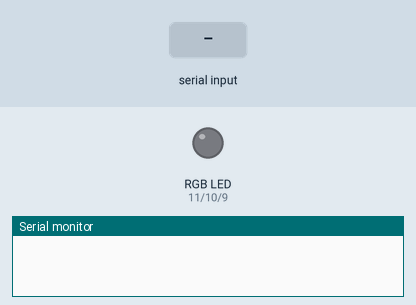
The sketch below on a simulated Arduino Uno, built with avr-gcc and run on an emulated ATmega328P. Shown: an RGB LED mixed from three pins (HIGH = lit), the last lines printed to the serial monitor. The inputs (shaded band) are chosen by the test bench. Dim RGB values are drawn brighter than linear.

Above: at 1.2 s.
1.3 s: "90;45;200\n" received over Serial
At 2.5 s:
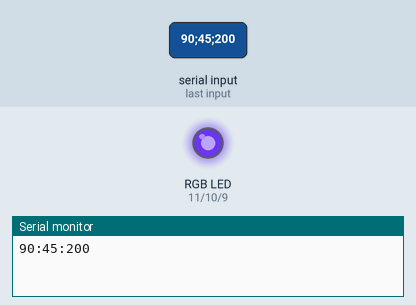
2.8 s: "30;150;10\n" received over Serial
At 3.8 s:
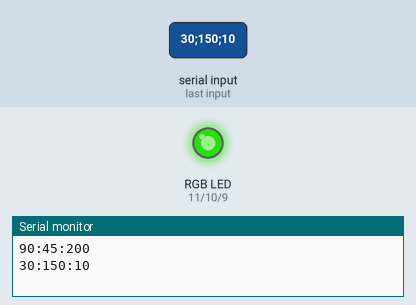
4.3 s: "90;45\n" received over Serial
At 4.8 s:
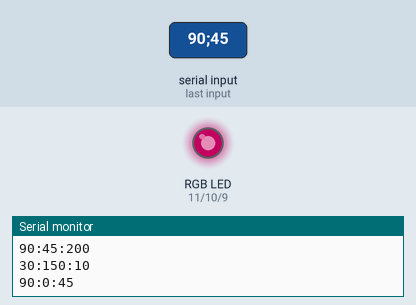
5.8 s: "30;150\n" received over Serial
At 7.0 s:
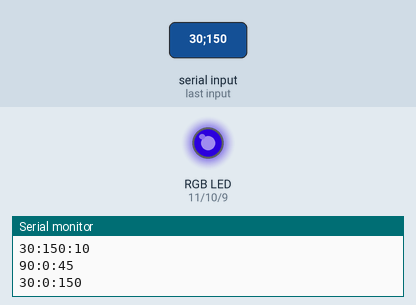
7.3 s: "5\n" received over Serial
At 8.1 s:
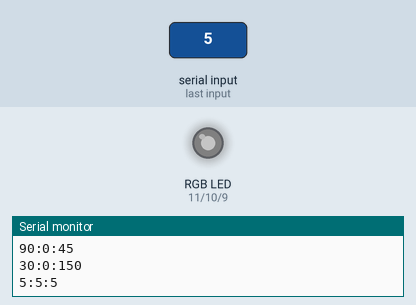
8.8 s: "90\n" received over Serial
At 9.3 s:
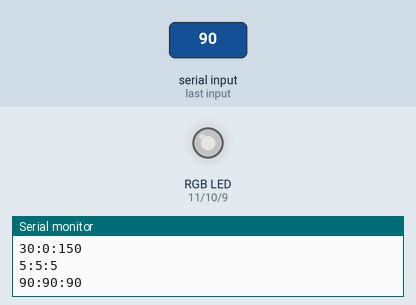
Timing chart, 0 to 11.3 s (numbered marks = the images above; inputs shaded):
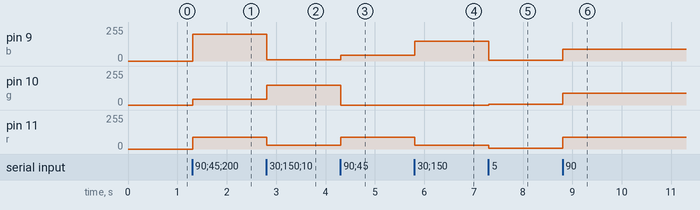

Measured:
- after the input at 1.3 s, pin 9 (b): 0/255 → 200/255 at once; pin 10 (g): 0/255 → 45/255 at once; pin 11 (r): 0/255 → 90/255 at once
- after the input at 2.8 s, pin 9 (b): 200/255 → 10/255 at once; pin 10 (g): 45/255 → 150/255 at once; pin 11 (r): 90/255 → 30/255 at once
- after the input at 4.3 s, pin 9 (b): 10/255 → 45/255 at once; pin 10 (g): 150/255 → 0/255 at once; pin 11 (r): 30/255 → 90/255 at once
- after the input at 5.8 s, pin 9 (b): 45/255 → 150/255 at once; pin 11 (r): 90/255 → 30/255 at once
- after the input at 7.3 s, pin 9 (b): 150/255 → 5/255 at once; pin 10 (g): 0/255 → 5/255 at once; pin 11 (r): 30/255 → 5/255 at once
- after the input at 8.8 s, pin 9 (b), pin 10 (g), pin 11 (r): 5/255 → 90/255 at once

The sketch:

arduino.ino
```cpp
int r = 11;
int g = 10;
int b = 9;

String inputString = "";

void setup()
{
  Serial.begin(9600);

  pinMode(r, OUTPUT);
  pinMode(g, OUTPUT);
  pinMode(b, OUTPUT);
}

void loop()
{

}

void serialEvent()
{
  while (Serial.available())
  {
    char inChar = (char)Serial.read();

    if (inChar == '\n')
    {
      doSomething(inputString);
      inputString = "";
    }
    else
    {
      inputString += inChar;
    }
  }
}

void doSomething(String data)
{
  byte red =    inputString.substring(0, inputString.indexOf(';')).toInt();
  byte green =  inputString.substring(inputString.indexOf(';') + 1, inputString.lastIndexOf(';')).toInt();
  byte blue =   inputString.substring(inputString.lastIndexOf(';') + 1).toInt();

  Serial.println(String(red) + ":" + String(green) + ":" + String(blue));

  analogWrite(r, red);
  analogWrite(g, green);
  analogWrite(b, blue);
}
```
